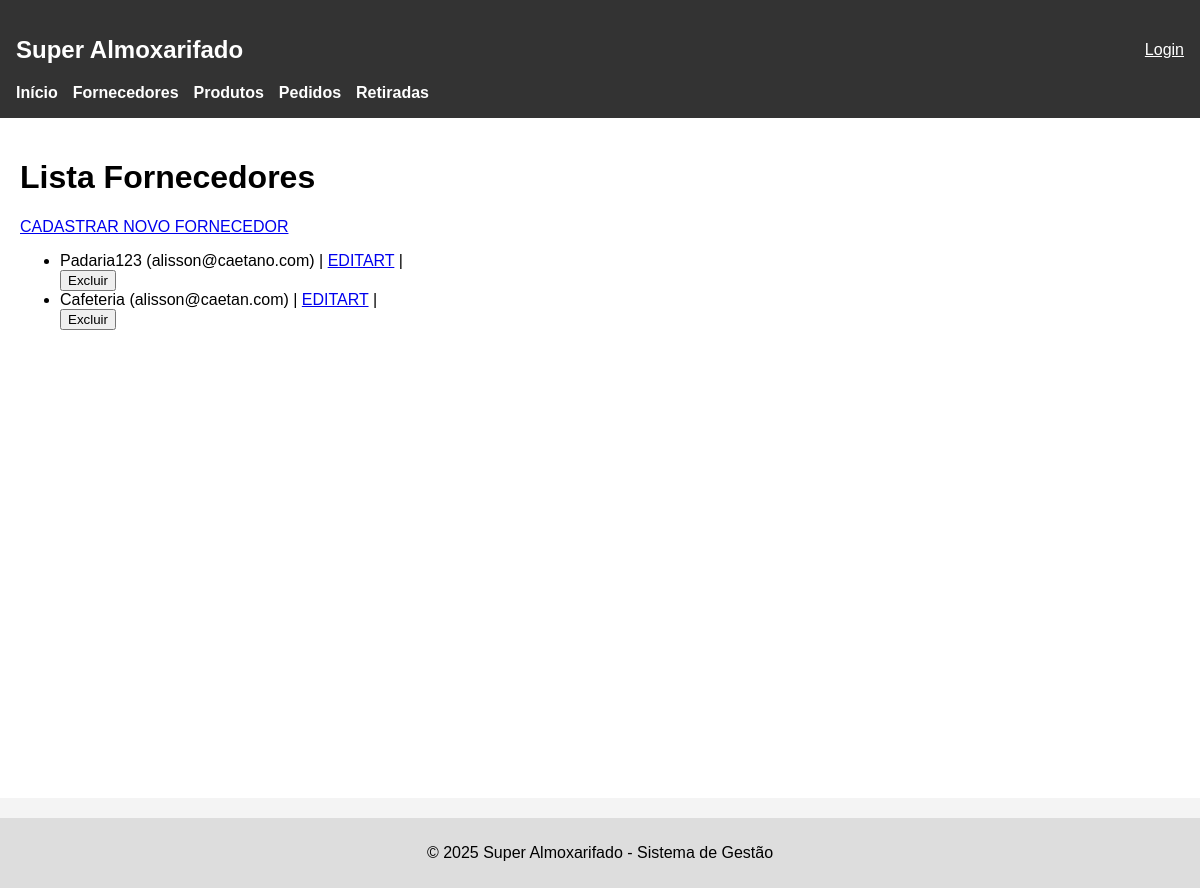
The page /fornecedores/ on the database as committed earlier.
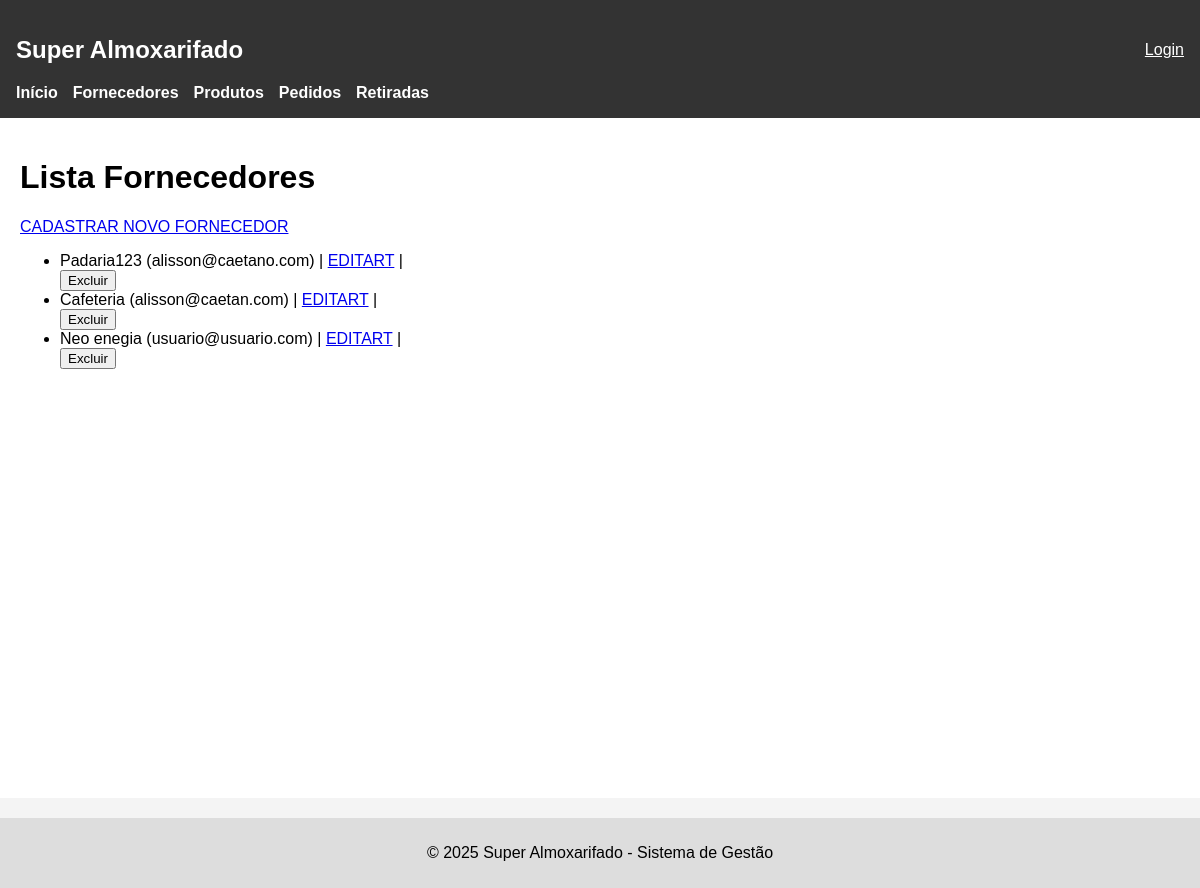
The same page on the database as committed later.
### apps/fornecedores/models.py (models this page shows, shortened)
class Fornecedor(models.Model):
    nome_empresa = models.CharField(max_length=255)
    contato_nome = models.CharField(max_length=255)
    telefone = models.CharField(max_length=20)
    email = models.EmailField(unique=True)
    endereco = models.TextField()

### apps/fornecedores/views.py (the view)
# urls.py: path('', views.lista_fornecedores, name='lista_fornecedores'),
def lista_fornecedores(request):
    fornecedores = Fornecedor.objects.all()
    context = {'fornecedores': fornecedores}
    return render(request, 'fornecedores/lista.html', context)

### apps/fornecedores/templates/fornecedores/lista.html (shortened to what this page needs)
{% extends 'base.html' %}
{% block conteudo %}
<h1>Lista Fornecedores</h1>
<a href="{% url 'cadastrar_fornecedor' %}">CADASTRAR NOVO FORNECEDOR</a>
<ul>
    {% for forn in fornecedores %}
        <li>
            {{ forn.nome_empresa }} ({{ forn.email | lower }}) |
            <a href="{% url 'editar_fornecedor' forn.id %}">EDITART</a> |
            <form action= "{% url 'excluir_fornecedor' forn.id %}" method="POST">
                <button type="submit">Excluir</button>
            </form>
        </li>
    {% endfor %}
</ul>
{% endblock %}

Rows that differ between the two databases and show on the page:
added Fornecedor: nome_empresa "Neo enegia", email "usuario@usuario.com"
